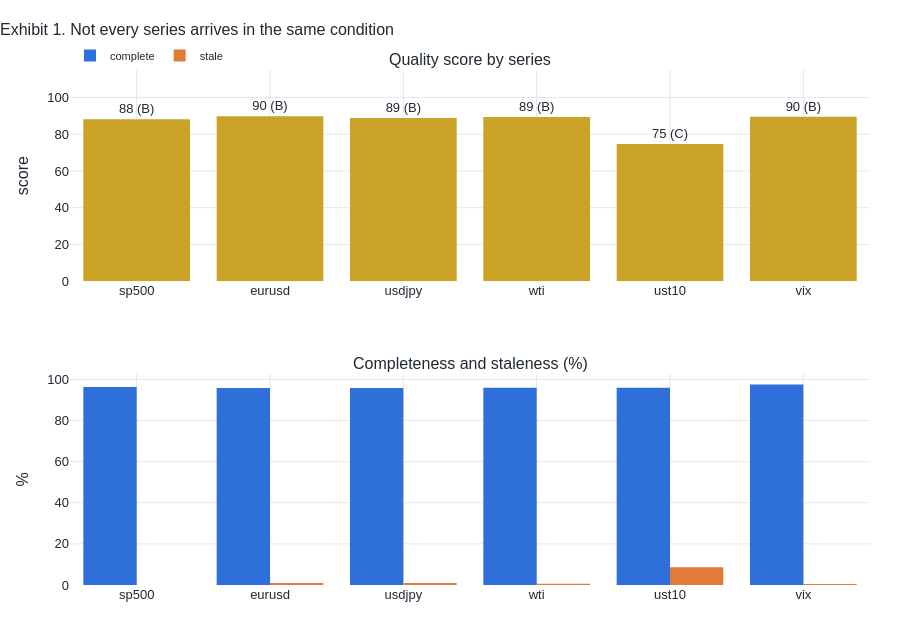

The notebook cell saved with this chart:
### Code cell
fig = make_subplots(rows=2, cols=1, shared_xaxes=False, vertical_spacing=0.18,
                    subplot_titles=("Quality score by series",
                                    "Completeness and staleness (%)"))

colors = [green if g == "A" else gold if g in ("B", "C") else orange
          for g in scorecard["grade"]]
fig.add_trace(go.Bar(x=scorecard.index, y=scorecard["score"], marker_color=colors,
                     text=[f"{s:.0f} ({g})" for s, g in
                           zip(scorecard["score"], scorecard["grade"])],
                     textposition="outside", showlegend=False,
                     hovertemplate="%{x}: score %{y:.1f}<extra></extra>"),
              row=1, col=1)

fig.add_trace(go.Bar(x=scorecard.index, y=scorecard["completeness_pct"],
                     name="complete", marker_color=blue,
                     hovertemplate="%{x}: %{y:.1f}% complete<extra></extra>"),
              row=2, col=1)
fig.add_trace(go.Bar(x=scorecard.index, y=scorecard["stale_pct"],
                     name="stale", marker_color=orange,
                     hovertemplate="%{x}: %{y:.1f}% stale<extra></extra>"),
              row=2, col=1)

fig.update_yaxes(title="score", row=1, col=1, range=[0, 115])
fig.update_yaxes(title="%", row=2, col=1)
fig.update_layout(height=640, barmode="group",
                  title="Exhibit 1. Not every series arrives in the same condition")
fig.show()

### Figure 1 — Plotly figure (JSON) as saved in the notebook; plotly's stock layout.template omitted (floating-point values rounded to 4 significant figures)
{"data": [{"hovertemplate": "%{x}: score %{y:.1f}<extra></extra>", "marker": {"color": ["#C9A227", "#C9A227", "#C9A227", "#C9A227", "#C9A227", "#C9A227"]}, "showlegend": false, "text": ["88 (B)", "90 (B)", "89 (B)", "89 (B)", "75 (C)", "90 (B)"], "textposition": "outside", "type": "bar", "x": ["sp500", "eurusd", "usdjpy", "wti", "ust10", "vix"], "xaxis": "x", "y": [88.2, 89.8, 88.9, 89.4, 74.7, 89.6], "yaxis": "y"}, {"hovertemplate": "%{x}: %{y:.1f}% complete<extra></extra>", "marker": {"color": "#2E6FD9"}, "name": "complete", "type": "bar", "x": ["sp500", "eurusd", "usdjpy", "wti", "ust10", "vix"], "xaxis": "x2", "y": [96.32, 95.78, 95.78, 95.89, 95.85, 97.53], "yaxis": "y2"}, {"hovertemplate": "%{x}: %{y:.1f}% stale<extra></extra>", "marker": {"color": "#E07B39"}, "name": "stale", "type": "bar", "x": ["sp500", "eurusd", "usdjpy", "wti", "ust10", "vix"], "xaxis": "x2", "y": [0.04, 0.93, 1.01, 0.6, 8.61, 0.44], "yaxis": "y2"}], "layout": {"annotations": [{"font": {"size": 16}, "showarrow": false, "text": "Quality score by series", "x": 0.5, "xanchor": "center", "xref": "paper", "y": 1, "yanchor": "bottom", "yref": "paper"}, {"font": {"size": 16}, "showarrow": false, "text": "Completeness and staleness (%)", "x": 0.5, "xanchor": "center", "xref": "paper", "y": 0.41, "yanchor": "bottom", "yref": "paper"}], "barmode": "group", "height": 640, "title": {"text": "Exhibit 1. Not every series arrives in the same condition"}, "xaxis": {"anchor": "y", "domain": [0, 1]}, "xaxis2": {"anchor": "y2", "domain": [0, 1]}, "yaxis": {"anchor": "x", "domain": [0.59, 1], "range": [0, 115], "title": {"text": "score"}}, "yaxis2": {"anchor": "x2", "domain": [0, 0.41], "title": {"text": "%"}}}}
